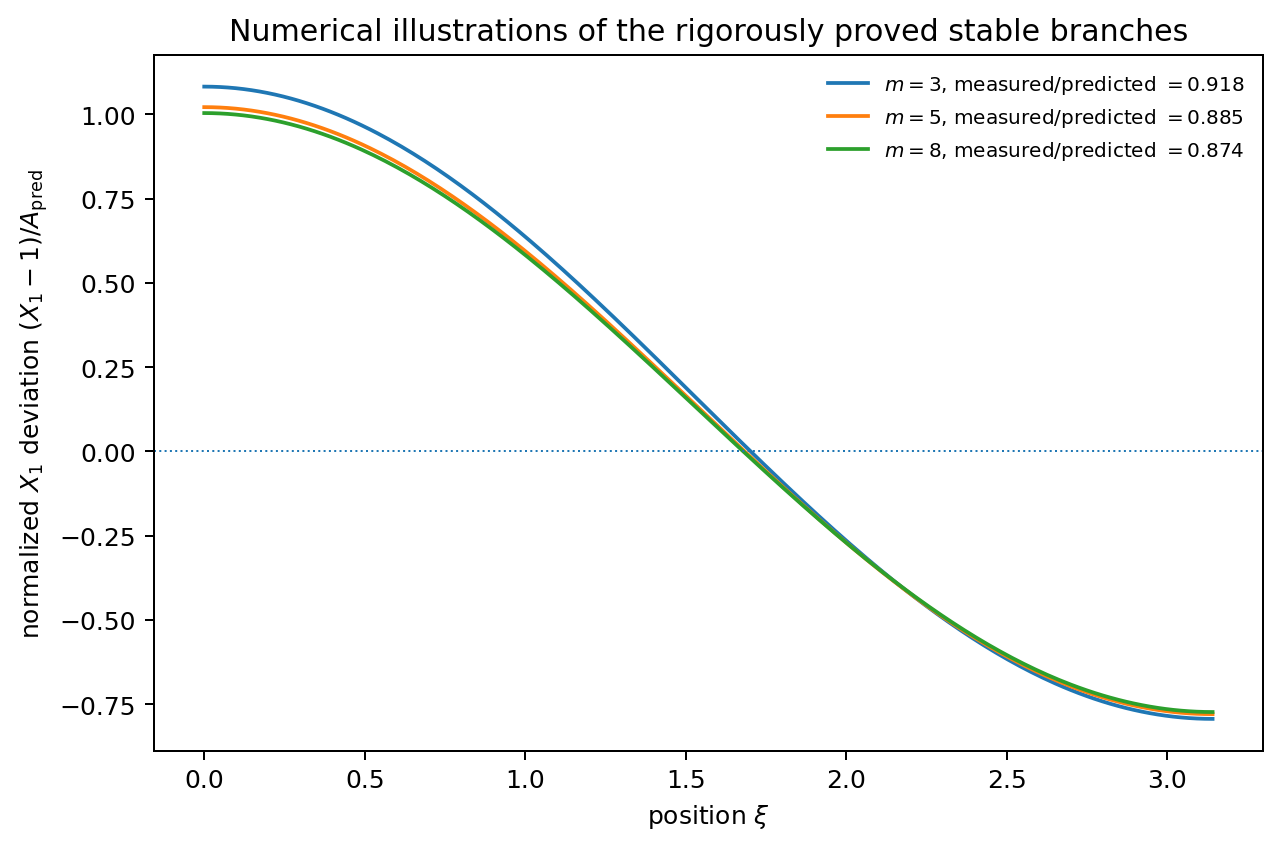

Recreate this plot in Python.
#!/usr/bin/env python3
from pathlib import Path
import json
import pandas as pd
import matplotlib.pyplot as plt
ROOT=Path(__file__).resolve().parents[1];DATA=ROOT/'data'/'simulations'
fig,ax=plt.subplots(figsize=(7.0,4.6),constrained_layout=True)
for m in (3,5,8):
    candidates=sorted(DATA.glob(f'profile_m{m}_mu0p005_K*_*.csv'))
    if not candidates:
        continue
    preferred=[p for p in candidates if 'spatial-fine' in p.name]
    p=preferred[-1] if preferred else candidates[-1]
    df=pd.read_csv(p)
    meta_path=DATA/p.name.replace('profile_','parameters_').replace('.csv','.json')
    meta=json.load(open(meta_path))
    pred=meta['predicted_amplitude']; meas=abs(meta['measured_amplitude'])
    ax.plot(df['x'],(df['X1']-1)/pred,label=fr'$m={m}$, measured/predicted $={meas/pred:.3f}$')
ax.axhline(0,linestyle=':',linewidth=.8)
ax.set_xlabel(r'position $\xi$')
ax.set_ylabel(r'normalized $X_1$ deviation $(X_1-1)/A_{\rm pred}$')
ax.set_title('Numerical illustrations of the rigorously proved stable branches')
ax.legend(frameon=False,fontsize=8)
fig.savefig(ROOT/'figures'/'stable_profiles.pdf',bbox_inches='tight')
fig.savefig(ROOT/'figures'/'stable_profiles.png',dpi=180,bbox_inches='tight')
